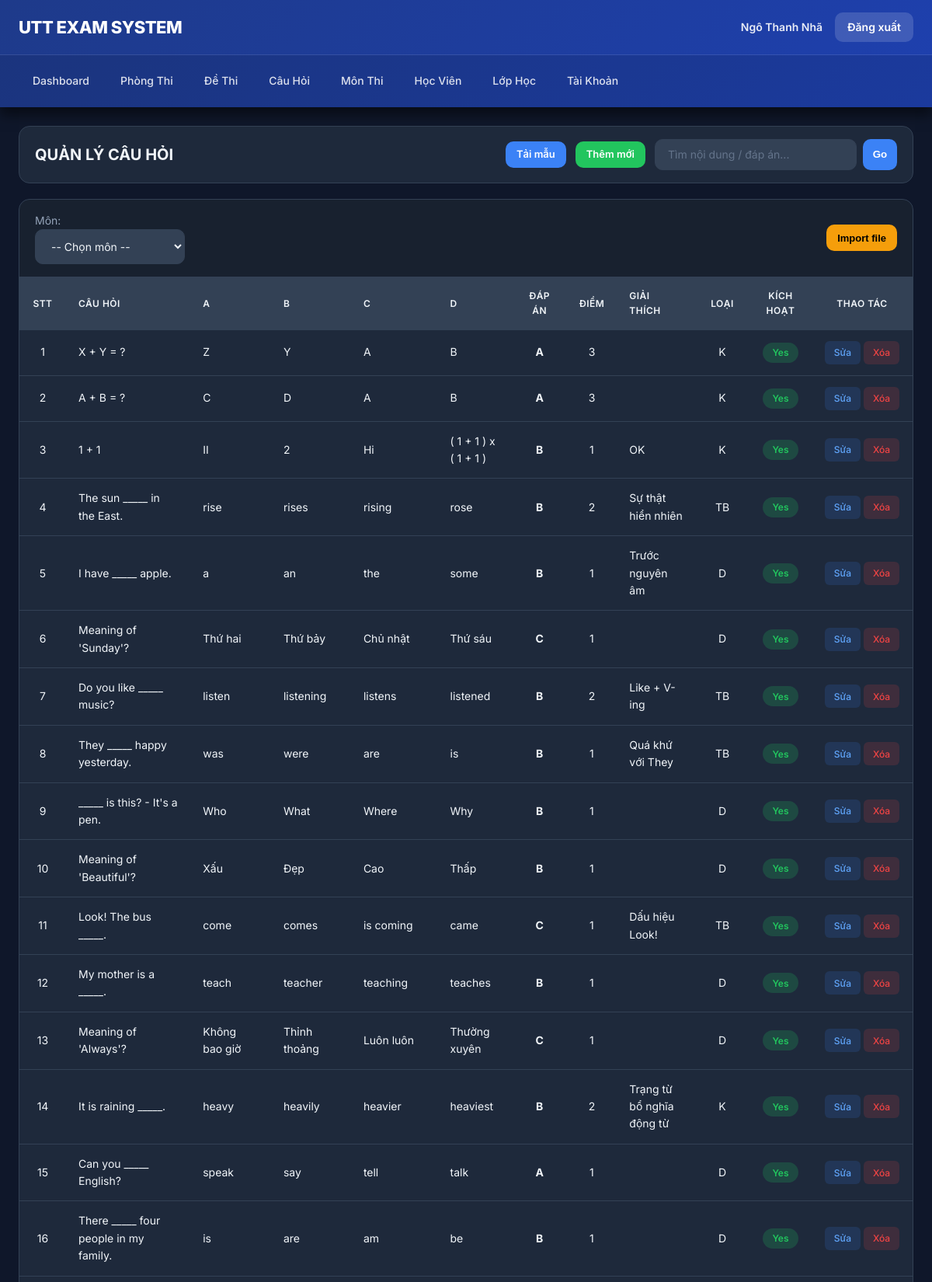
The app's page /public/index.php?url=CauhoiController/index (signed in, upper part) with its own data.
### tables this page shows
CREATE TABLE `cau_hoi` (
  `id` int(11) NOT NULL,
  `mon_id` int(11) NOT NULL,
  `noi_dung` varchar(255) NOT NULL,
  `dap_an_a` varchar(255) NOT NULL,
  `dap_an_b` varchar(255) NOT NULL,
  `dap_an_c` varchar(255) NOT NULL,
  `dap_an_d` varchar(255) NOT NULL,
  `dap_an_dung` char(1) NOT NULL,
  `diem` int(11) DEFAULT 1,
  `giai_thich` text DEFAULT NULL,
  `loai` varchar(20) DEFAULT 'D',
  `kich_hoat` tinyint(4) DEFAULT 1,
  `created_at` datetime DEFAULT current_timestamp()
);

### Core/Controller.php (called while the page is built, shortened)
<?php
class Controller{
  public function model($name){
    return new $name;
  }
  public function view($layout,$data=[]){
    require_once __DIR__."/../MVC/Views/$layout.php";
  }
}

### MVC/Controllers/CauhoiController.php (called while the page is built, shortened)
<?php
class CauhoiController extends Controller {
  private function getFlash($k){
    $v=$_SESSION["_flash"][$k] ?? "";
    return $v;
  }
  public function index(){
    $mon_id = (int)($_GET["mon_id"] ?? 0);
    $q      = trim($_GET["q"] ?? "");
    $mMon = $this->model("Monthi_m");
    $mons = $mMon->getAll();
    $m = $this->model("Cauhoi_m");
    $rows = $m->list($mon_id, $q);
    $this->view("layout_admin",[
      "page"=>"Pages/ch_list",
      "rows"=>$rows,
      "mons"=>$mons,
      "mon_id"=>$mon_id,
      "q"=>$q,
      "msg"=>$this->getFlash("msg"),
      "err"=>$this->getFlash("err"),
    ]);
  }
}

### Core/App.php (called while the page is built, shortened)
<?php
class App {
  public function __construct(){
    $url = $_GET["url"] ?? "AuthController/login";
    $arr = explode("/", trim($url,"/"));
    $action     = $arr[1] ?? "login";
    $params     = array_slice($arr,2);
    $c = new $controller;
    call_user_func_array([$c,$action], $params);
  }
}

### public/index.php (called while the page is built, shortened)
<?php
require_once __DIR__."/../Core/Database.php";
require_once __DIR__."/../Core/Controller.php";
require_once __DIR__."/../Core/App.php";
new App();

### Core/Database.php (called while the page is built, shortened)
<?php
class Database
{
  public function __construct()
  {
    $dsn = "mysql:host=" . DB_HOST . ";port=" . DB_PORT . ";dbname=" . DB_NAME . ";charset=utf8mb4";
    $this->con = new PDO($dsn, DB_USER, DB_PASS, [
      PDO::ATTR_ERRMODE => PDO::ERRMODE_EXCEPTION,
      PDO::ATTR_DEFAULT_FETCH_MODE => PDO::FETCH_ASSOC
    ]);
  }
}

### MVC/Models/Cauhoi_m.php (called while the page is built, shortened)
<?php
class Cauhoi_m extends Database {
public function list($mon_id = 0, $q = ""){
  $q = trim($q);
  $qLike = "%".$q."%";
  $st = $this->con->prepare("
    SELECT ch.*, m.ten_mon
    FROM cau_hoi ch
    JOIN mon_thi m ON m.id = ch.mon_id
    WHERE
      ch.noi_dung LIKE ?
      OR ch.dap_an_a LIKE ?
      OR ch.dap_an_b LIKE ?
      OR ch.dap_an_c LIKE ?
      OR ch.dap_an_d LIKE ?
    ORDER BY ch.id DESC
  ");
  $st->execute([$qLike, $qLike, $qLike, $qLike, $qLike]);
  return $st->fetchAll();
}
}

### MVC/Views/Pages/ch_list.php (the view, shortened to what this page needs)
<?php
$rows = $data["rows"] ?? [];
$q = $data["q"] ?? "";
?>
<div class="page-head compact">
  <div class="page-title">QUẢN LÝ CÂU HỎI</div>
  <div class="page-actions">
    <a class="btn btn-primary btn-sm" href="<?= BASE_URL ?>/index.php?url=CauhoiController/template">Tải mẫu</a>
    <a class="btn btn-success btn-sm" href="<?= BASE_URL ?>/index.php?url=CauhoiController/create">Thêm mới</a>
    <form class="search-form" method="get" action="<?= BASE_URL ?>/index.php">
      <input name="q" value="<?= htmlspecialchars($q) ?>" placeholder="Tìm nội dung / đáp án...">
      <button type="submit" class="btn-search">Go</button>
    </form>
  </div>
</div>
<div class="box">
  <div class="box-sub">
    <div>
      Môn:
      <select onchange="location.href='<?= BASE_URL ?>/index.php?url=CauhoiController/index&mon_id='+this.value">
        <option value="0">-- Chọn môn --</option>
      </select>
    </div>
    <button class="btn btn-warning btn-sm" type="button" onclick="openModal()">Import file</button>
  </div>
  <table class="tbl">
    <thead>
      <tr>
        <th style="width:60px;text-align:center">STT</th>
        <th>Câu hỏi</th>
        <th>A</th>
        <th>B</th>
        <th>C</th>
        <th>D</th>
        <th style="width:70px;text-align:center">Đáp án</th>
        <th style="width:60px;text-align:center">Điểm</th>
        <th>Giải thích</th>
        <th style="width:70px;text-align:center">Loại</th>
        <th style="width:80px;text-align:center">Kích hoạt</th>
        <th style="width:130px;text-align:center">Thao tác</th>
      </tr>
    </thead>
    <tbody>
      <?php foreach ($rows as $i => $r): ?>
        <tr>
          <td style="text-align:center"><?= $i + 1 ?></td>
          <td><?= htmlspecialchars($r["noi_dung"]) ?></td>
          <td><?= htmlspecialchars($r["dap_an_a"]) ?></td>
          <td><?= htmlspecialchars($r["dap_an_b"]) ?></td>
          <td><?= htmlspecialchars($r["dap_an_c"]) ?></td>
          <td><?= htmlspecialchars($r["dap_an_d"]) ?></td>
          <td style="text-align:center"><b><?= htmlspecialchars($r["dap_an_dung"]) ?></b></td>
          <td style="text-align:center"><?= (int) $r["diem"] ?></td>
          <td><?= htmlspecialchars($r["giai_thich"] ?? "") ?></td>
          <td style="text-align:center"><?= htmlspecialchars($r["loai"] ?? "") ?></td>
          <td style="text-align:center">
            <span
              class="pill <?= ((int) $r["kich_hoat"] === 1 ? 'yes' : 'no') ?>"><?= ((int) $r["kich_hoat"] === 1 ? 'Yes' : 'No') ?></span>
          </td>
          <td style="text-align:center">
            <a class="action-btn edit" href="<?= BASE_URL ?>/index.php?url=CauhoiController/edit/<?= $r["id"] ?>">Sửa</a>
            <a class="action-btn delete" onclick="return confirm('Xóa câu hỏi này?')"
              href="<?= BASE_URL ?>/index.php?url=CauhoiController/delete/<?= $r["id"] ?>">Xóa</a>
          </td>
        </tr>
      <?php endforeach; ?>
    </tbody>
  </table>
</div>

### records on screen
cau_hoi: noi_dung "X + Y = ?", dap_an_a "Z", dap_an_b "Y", dap_an_c "A", dap_an_d "B", dap_an_dung "A", diem "3", loai "K", kich_hoat "Yes"
cau_hoi: noi_dung "A + B = ?", dap_an_a "C", dap_an_b "D", dap_an_c "A", dap_an_d "B", dap_an_dung "A", diem "3", loai "K", kich_hoat "Yes"
cau_hoi: noi_dung "1 + 1", dap_an_a "II", dap_an_b "2", dap_an_c "Hi", dap_an_d "( 1 + 1 ) x ( 1 + 1 )", dap_an_dung "B", diem "1", giai_thich "OK", loai "K", kich_hoat "Yes"
cau_hoi: noi_dung "The sun _____ in the East.", dap_an_a "rise", dap_an_b "rises", dap_an_c "rising", dap_an_d "rose", dap_an_dung "B", diem "2", giai_thich "Sự thật hiển nhiên", loai "TB", kich_hoat "Yes"
cau_hoi: noi_dung "I have _____ apple.", dap_an_a "a", dap_an_b "an", dap_an_c "the", dap_an_d "some", dap_an_dung "B", diem "1", giai_thich "Trước nguyên âm", loai "D", kich_hoat "Yes"
cau_hoi: noi_dung "Meaning of 'Sunday'?", dap_an_a "Thứ hai", dap_an_b "Thứ bảy", dap_an_c "Chủ nhật", dap_an_d "Thứ sáu", dap_an_dung "C", diem "1", loai "D", kich_hoat "Yes"
cau_hoi: noi_dung "Do you like _____ music?", dap_an_a "listen", dap_an_b "listening", dap_an_c "listens", dap_an_d "listened", dap_an_dung "B", diem "2", giai_thich "Like + V-ing", loai "TB", kich_hoat "Yes"
cau_hoi: noi_dung "They _____ happy yesterday.", dap_an_a "was", dap_an_b "were", dap_an_c "are", dap_an_d "is", dap_an_dung "B", diem "1", giai_thich "Quá khứ với They", loai "TB", kich_hoat "Yes"
cau_hoi: noi_dung "_____ is this? - It's a pen.", dap_an_a "Who", dap_an_b "What", dap_an_c "Where", dap_an_d "Why", dap_an_dung "B", diem "1", loai "D", kich_hoat "Yes"
cau_hoi: noi_dung "Meaning of 'Beautiful'?", dap_an_a "Xấu", dap_an_b "Đẹp", dap_an_c "Cao", dap_an_d "Thấp", dap_an_dung "B", diem "1", loai "D", kich_hoat "Yes"
cau_hoi: noi_dung "Look! The bus _____.", dap_an_a "come", dap_an_b "comes", dap_an_c "is coming", dap_an_d "came", dap_an_dung "C", diem "1", giai_thich "Dấu hiệu Look!", loai "TB", kich_hoat "Yes"
cau_hoi: noi_dung "My mother is a _____.", dap_an_a "teach", dap_an_b "teacher", dap_an_c "teaching", dap_an_d "teaches", dap_an_dung "B", diem "1", loai "D", kich_hoat "Yes"
cau_hoi: noi_dung "Meaning of 'Always'?", dap_an_a "Không bao giờ", dap_an_b "Thỉnh thoảng", dap_an_c "Luôn luôn", dap_an_d "Thường xuyên", dap_an_dung "C", diem "1", loai "D", kich_hoat "Yes"
cau_hoi: noi_dung "It is raining _____.", dap_an_a "heavy", dap_an_b "heavily", dap_an_c "heavier", dap_an_d "heaviest", dap_an_dung "B", diem "2", giai_thich "Trạng từ bổ nghĩa động từ", loai "K", kich_hoat "Yes"
cau_hoi: noi_dung "Can you _____ English?", dap_an_a "speak", dap_an_b "say", dap_an_c "tell", dap_an_d "talk", dap_an_dung "A", diem "1", loai "D", kich_hoat "Yes"
cau_hoi: noi_dung "There _____ four people in my family.", dap_an_a "is", dap_an_b "are", dap_an_c "am", dap_an_d "be", dap_an_dung "B", diem "1", loai "D", kich_hoat "Yes"

### other values on screen
$u["hoten"] "Ngô Thanh Nhã"
